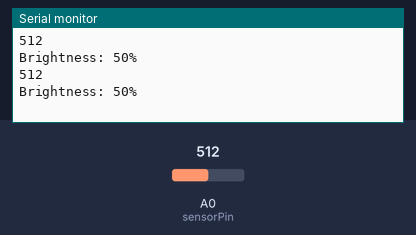
The sketch below on a simulated Arduino Uno, built with avr-gcc and run on an emulated ATmega328P. Parts: the last lines printed to the serial monitor. Inputs (shaded band) come from the test bench; at power-on: A0 (sensorPin) = 512.

Above: at 1.8 s.
1.9 s: A0 (sensorPin) set to 716
At 2.5 s:
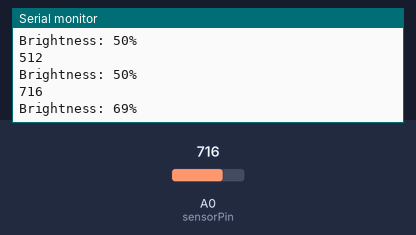
3.4 s: A0 (sensorPin) set to 900
At 4.8 s:
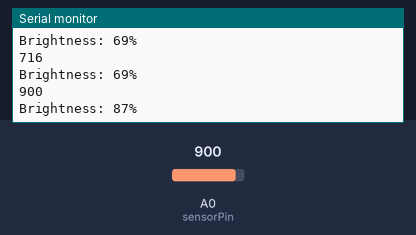
Timing chart, 0 to 6.4 s (numbered marks = the images above; inputs shaded):
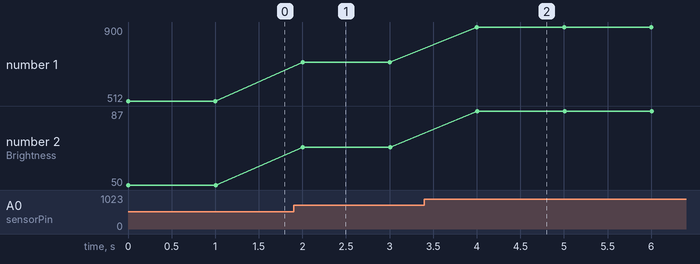

Measured:
- after the input at 1.9 s, the serial monitor: prints a new line after 0.10 s (image 1)
- after the input at 3.4 s, the serial monitor: prints a new line after 0.60 s (image 2)
- plotted number 1: 512 → 716 after the input at 1.9 s, 716 → 900 after the input at 3.4 s
- plotted number 2: 50 → 69 after the input at 1.9 s, 69 → 87 after the input at 3.4 s

The sketch:

light_sensor.ino
```cpp
const int sensorPin = A0; // Analog pin 0

void setup() {
  Serial.begin(9600); // Initialize serial communication at 9600 baud
}

void loop() {
  // Read the value from the sensor
  int sensorValue = analogRead(sensorPin);

  // Print the sensor value to the serial monitor
  Serial.println(sensorValue);

  int brightness = map(sensorValue, 0, 1023, 0, 100);

  // Print the brightness percentage to the serial monitor
  Serial.print("Brightness: ");
  Serial.print(brightness);
  Serial.println("%");


  delay(1000); // Wait for 1 second before taking the next reading
}
```
